Frame 1 (no input): blank canvas, image omitted
Frame 60 (no input): blank canvas, image omitted
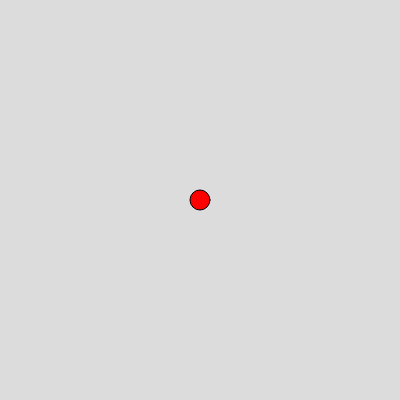
Frame 120 (the mouse pressed at the canvas centre since frame 60)

The p5.js sketch whose frames 1 and 60 were blank and that drew this single picture after the mouse press (run headless with seeded random() and noise() and a simulated clock; from frame 60 on, the mouse is pressed at the canvas centre):

// p5.js sketch
// ── sketch.js
function setup() {
  createCanvas(400, 400)
  background(220);;
}
  function mousePressed() {
    if (mouseX < height/2){
      fill ("yellow");
      ellipse(mouseX,mouseY,20);}
    else{
      fill("red");
      ellipse(mouseX,mouseY,20);}
  }

function draw() {
  }
